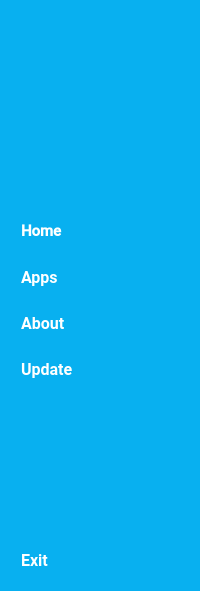
     <widget class="QWidget" name="icon_name_widget" native="true">
      <property name="enabled">
       <bool>true</bool>
      </property>
      <property name="sizePolicy">
       <sizepolicy hsizetype="Preferred" vsizetype="Preferred">
        <horstretch>2</horstretch>
        <verstretch>0</verstretch>
       </sizepolicy>
      </property>
      <property name="styleSheet">
       <string notr="true">QWidget{background-color: rgb(8, 176, 240);}
QPushButton {

 color: white;
text-align:left;
height:40px;
border:none;
font-weight:bold;
padding-left:10px;
padding-right:10px;
border-top-left-radius:10px;


}
QPushButton::checked{
background-color:#F5FAFE;
color:#1F95EF;
font-weight:bold;

}</string>
      </property>
      <layout class="QVBoxLayout" name="verticalLayout_4">
       <item>
        <layout class="QHBoxLayout" name="horizontalLayout_4">
         <item>
          <widget class="QLabel" name="label_2">
           <property name="minimumSize">
            <size>
             <width>48</width>
             <height>48</height>
            </size>
           </property>
           <property name="maximumSize">
            <size>
             <width>80</width>
             <height>80</height>
            </size>
           </property>
           <property name="text">
            <string/>
           </property>
           <property name="pixmap">
            <pixmap resource="resource.qrc">:/images/logo_white.svg</pixmap>
           </property>
           <property name="scaledContents">
            <bool>true</bool>
           </property>
          </widget>
         </item>
        </layout>
       </item>
       <item>
        <spacer name="verticalSpacer_6">
         <property name="orientation">
          <enum>Qt::Orientation::Vertical</enum>
         </property>
         <property name="sizeHint" stdset="0">
          <size>
           <width>20</width>
           <height>146</height>
          </size>
         </property>
        </spacer>
       </item>
       <item>
        <layout class="QVBoxLayout" name="verticalLayout_2">
         <property name="rightMargin">
          <number>1</number>
         </property>
         <item>
          <widget class="QPushButton" name="home_1_button">
           <property name="font">
            <font>
             <family>Roboto Medium</family>
             <pointsize>11</pointsize>
             <bold>true</bold>
            </font>
           </property>
           <property name="text">
            <string>Home</string>
           </property>
           <property name="icon">
            <iconset resource="resource.qrc">
             <normaloff>:/images/home_icon_light.svg</normaloff>
             <normalon>:/images/home_icon_blue.svg</normalon>:/images/home_icon_light.svg</iconset>
           </property>
           <property name="iconSize">
            <size>
             <width>32</width>
             <height>32</height>
            </size>
           </property>
           <property name="checkable">
            <bool>true</bool>
           </property>
           <property name="autoExclusive">
            <bool>true</bool>
           </property>
          </widget>
         </item>
         <item>
          <widget class="QPushButton" name="app_1_button">
           <property name="font">
            <font>
             <family>Roboto</family>
             <pointsize>12</pointsize>
             <bold>true</bold>
            </font>
           </property>
           <property name="text">
            <string>Apps</string>
           </property>
           <property name="icon">
            <iconset resource="resource.qrc">
             <normaloff>:/images/apps_icon_light.svg</normaloff>
             <normalon>:/images/apps_icon_blue.svg</normalon>:/images/apps_icon_light.svg</iconset>
           </property>
           <property name="iconSize">
            <size>
             <width>32</width>
             <height>32</height>
            </size>
           </property>
           <property name="checkable">
            <bool>true</bool>
           </property>
           <property name="autoExclusive">
            <bool>true</bool>
           </property>
          </widget>
         </item>
         <item>
          <widget class="QPushButton" name="about_1_button">
           <property name="font">
            <font>
             <family>Roboto</family>
             <pointsize>12</pointsize>
             <bold>true</bold>
            </font>
           </property>
           <property name="text">
            <string>About</string>
           </property>
           <property name="icon">
            <iconset resource="resource.qrc">
             <normaloff>:/images/about_icon_light.svg</normaloff>
             <normalon>:/images/about_icon_blue.svg</normalon>:/images/about_icon_light.svg</iconset>
           </property>
           <property name="iconSize">
            <size>
             <width>32</width>
             <height>32</height>
            </size>
           </property>
           <property name="checkable">
            <bool>true</bool>
           </property>
           <property name="autoExclusive">
            <bool>true</bool>
           </property>
          </widget>
         </item>
         <item>
          <widget class="QPushButton" name="update_1_button">
           <property name="font">
            <font>
             <family>Roboto</family>
             <pointsize>12</pointsize>
             <bold>true</bold>
            </font>
           </property>
           <property name="text">
            <string>Update</string>
           </property>
           <property name="icon">
            <iconset resource="resource.qrc">
             <normaloff>:/images/update_icon_light.svg</normaloff>
             <normalon>:/images/update_icon_blue.svg</normalon>:/images/update_icon_light.svg</iconset>
           </property>
           <property name="iconSize">
            <size>
             <width>32</width>
             <height>32</height>
            </size>
           </property>
           <property name="checkable">
            <bool>true</bool>
           </property>
           <property name="autoExclusive">
            <bool>true</bool>
           </property>
          </widget>
         </item>
        </layout>
       </item>
       <item>
        <spacer name="verticalSpacer_2">
         <property name="orientation">
          <enum>Qt::Orientation::Vertical</enum>
         </property>
         <property name="sizeHint" stdset="0">
          <size>
           <width>20</width>
           <height>145</height>
          </size>
         </property>
        </spacer>
       </item>
       <item>
        <layout class="QHBoxLayout" name="horizontalLayout">
         <item>
          <widget class="QPushButton" name="exit_1_button">
           <property name="font">
            <font>
             <family>Roboto</family>
             <pointsize>12</pointsize>
             <bold>true</bold>
            </font>
           </property>
           <property name="text">
            <string>Exit</string>
           </property>
           <property name="icon">
            <iconset resource="resource.qrc">
             <normaloff>:/images/logout_icon_light.svg</normaloff>
             <normalon>:/images/logout_icon_blue.svg</normalon>:/images/logout_icon_light.svg</iconset>
           </property>
           <property name="iconSize">
            <size>
             <width>32</width>
             <height>32</height>
            </size>
           </property>
           <property name="checkable">
            <bool>true</bool>
           </property>
           <property name="autoExclusive">
            <bool>true</bool>
           </property>
          </widget>
         </item>
        </layout>
       </item>
      </layout>
     </widget>
